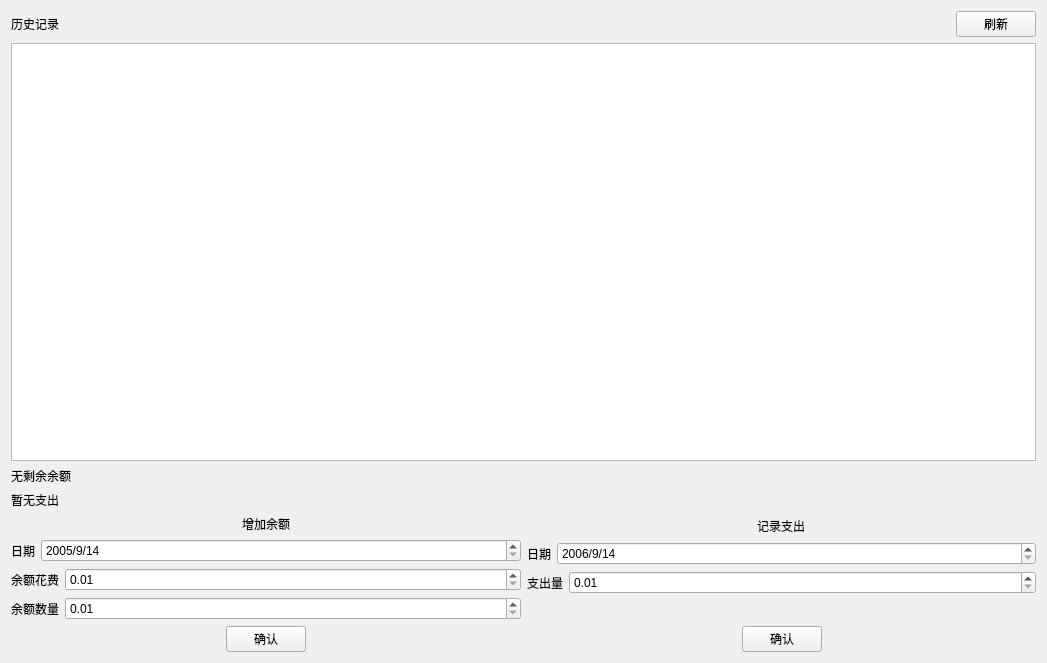
<?xml version="1.0" encoding="UTF-8"?>
<ui version="4.0">
 <class>YDABWidgetClass</class>
 <widget class="QWidget" name="YDABWidgetClass">
  <property name="geometry">
   <rect>
    <x>0</x>
    <y>0</y>
    <width>1047</width>
    <height>663</height>
   </rect>
  </property>
  <property name="windowTitle">
   <string>YDABWidget</string>
  </property>
  <layout class="QVBoxLayout" name="verticalLayout">
   <item>
    <layout class="QHBoxLayout" name="horizontalLayout_10">
     <item>
      <widget class="QLabel" name="label_8">
       <property name="sizePolicy">
        <sizepolicy hsizetype="Expanding" vsizetype="Preferred">
         <horstretch>0</horstretch>
         <verstretch>0</verstretch>
        </sizepolicy>
       </property>
       <property name="text">
        <string>历史记录</string>
       </property>
      </widget>
     </item>
     <item>
      <widget class="QPushButton" name="PushButtonRefresh">
       <property name="text">
        <string>刷新</string>
       </property>
      </widget>
     </item>
    </layout>
   </item>
   <item>
    <widget class="QTableView" name="RecordTableView"/>
   </item>
   <item>
    <widget class="QLabel" name="ImportLabel">
     <property name="text">
      <string>无剩余余额</string>
     </property>
    </widget>
   </item>
   <item>
    <widget class="QLabel" name="ExportLabel">
     <property name="text">
      <string>暂无支出</string>
     </property>
    </widget>
   </item>
   <item>
    <layout class="QHBoxLayout" name="horizontalLayout">
     <item>
      <layout class="QVBoxLayout" name="verticalLayout_3">
       <item alignment="Qt::AlignmentFlag::AlignHCenter">
        <widget class="QLabel" name="Label">
         <property name="text">
          <string>增加余额</string>
         </property>
        </widget>
       </item>
       <item>
        <layout class="QHBoxLayout" name="horizontalLayout_8">
         <item>
          <widget class="QLabel" name="label_6">
           <property name="text">
            <string>日期</string>
           </property>
          </widget>
         </item>
         <item>
          <widget class="QDateEdit" name="ImportDateEdit">
           <property name="sizePolicy">
            <sizepolicy hsizetype="Expanding" vsizetype="Fixed">
             <horstretch>0</horstretch>
             <verstretch>0</verstretch>
            </sizepolicy>
           </property>
           <property name="minimumDate">
            <date>
             <year>2005</year>
             <month>9</month>
             <day>14</day>
            </date>
           </property>
           <property name="displayFormat">
            <string>yyyy/M/d</string>
           </property>
          </widget>
         </item>
        </layout>
       </item>
       <item>
        <layout class="QHBoxLayout" name="horizontalLayout_3">
         <item>
          <widget class="QLabel" name="label_2">
           <property name="text">
            <string>余额花费</string>
           </property>
          </widget>
         </item>
         <item>
          <widget class="QDoubleSpinBox" name="RealImportSpinBox">
           <property name="sizePolicy">
            <sizepolicy hsizetype="Expanding" vsizetype="Fixed">
             <horstretch>0</horstretch>
             <verstretch>0</verstretch>
            </sizepolicy>
           </property>
           <property name="minimum">
            <double>0.010000000000000</double>
           </property>
           <property name="maximum">
            <double>10000.000000000000000</double>
           </property>
           <property name="singleStep">
            <double>0.010000000000000</double>
           </property>
          </widget>
         </item>
        </layout>
       </item>
       <item>
        <layout class="QHBoxLayout" name="horizontalLayout_2">
         <item>
          <widget class="QLabel" name="label">
           <property name="text">
            <string>余额数量</string>
           </property>
          </widget>
         </item>
         <item>
          <widget class="QDoubleSpinBox" name="ImportSpinBox">
           <property name="sizePolicy">
            <sizepolicy hsizetype="Expanding" vsizetype="Fixed">
             <horstretch>0</horstretch>
             <verstretch>0</verstretch>
            </sizepolicy>
           </property>
           <property name="minimum">
            <double>0.010000000000000</double>
           </property>
           <property name="maximum">
            <double>10000.000000000000000</double>
           </property>
           <property name="singleStep">
            <double>0.010000000000000</double>
           </property>
          </widget>
         </item>
        </layout>
       </item>
       <item>
        <layout class="QHBoxLayout" name="horizontalLayout_4">
         <item>
          <spacer name="horizontalSpacer">
           <property name="orientation">
            <enum>Qt::Orientation::Horizontal</enum>
           </property>
           <property name="sizeHint" stdset="0">
            <size>
             <width>40</width>
             <height>20</height>
            </size>
           </property>
          </spacer>
         </item>
         <item>
          <widget class="QPushButton" name="PushButtonAddImport">
           <property name="text">
            <string>确认</string>
           </property>
          </widget>
         </item>
         <item>
          <spacer name="horizontalSpacer_2">
           <property name="orientation">
            <enum>Qt::Orientation::Horizontal</enum>
           </property>
           <property name="sizeHint" stdset="0">
            <size>
             <width>40</width>
             <height>20</height>
            </size>
           </property>
          </spacer>
         </item>
        </layout>
       </item>
      </layout>
     </item>
     <item>
      <layout class="QVBoxLayout" name="verticalLayout_2">
       <item alignment="Qt::AlignmentFlag::AlignHCenter">
        <widget class="QLabel" name="label_4">
         <property name="text">
          <string>记录支出</string>
         </property>
        </widget>
       </item>
       <item>
        <layout class="QHBoxLayout" name="horizontalLayout_9">
         <item>
          <widget class="QLabel" name="label_7">
           <property name="text">
            <string>日期</string>
           </property>
          </widget>
         </item>
         <item>
          <widget class="QDateEdit" name="ExportDateEdit">
           <property name="sizePolicy">
            <sizepolicy hsizetype="Expanding" vsizetype="Fixed">
             <horstretch>0</horstretch>
             <verstretch>0</verstretch>
            </sizepolicy>
           </property>
           <property name="minimumDate">
            <date>
             <year>2006</year>
             <month>9</month>
             <day>14</day>
            </date>
           </property>
           <property name="displayFormat">
            <string>yyyy/M/d</string>
           </property>
          </widget>
         </item>
        </layout>
       </item>
       <item>
        <layout class="QHBoxLayout" name="horizontalLayout_6">
         <item>
          <widget class="QLabel" name="label_3">
           <property name="text">
            <string>支出量</string>
           </property>
          </widget>
         </item>
         <item>
          <widget class="QDoubleSpinBox" name="ExportSpinBox">
           <property name="sizePolicy">
            <sizepolicy hsizetype="Expanding" vsizetype="Fixed">
             <horstretch>0</horstretch>
             <verstretch>0</verstretch>
            </sizepolicy>
           </property>
           <property name="minimum">
            <double>0.010000000000000</double>
           </property>
           <property name="maximum">
            <double>10000.000000000000000</double>
           </property>
           <property name="singleStep">
            <double>0.010000000000000</double>
           </property>
          </widget>
         </item>
        </layout>
       </item>
       <item>
        <layout class="QHBoxLayout" name="horizontalLayout_7">
         <item>
          <widget class="QLabel" name="label_5">
           <property name="text">
            <string/>
           </property>
          </widget>
         </item>
        </layout>
       </item>
       <item>
        <layout class="QHBoxLayout" name="horizontalLayout_5">
         <item>
          <spacer name="horizontalSpacer_4">
           <property name="orientation">
            <enum>Qt::Orientation::Horizontal</enum>
           </property>
           <property name="sizeHint" stdset="0">
            <size>
             <width>40</width>
             <height>20</height>
            </size>
           </property>
          </spacer>
         </item>
         <item>
          <widget class="QPushButton" name="PushButtonAddExport">
           <property name="text">
            <string>确认</string>
           </property>
          </widget>
         </item>
         <item>
          <spacer name="horizontalSpacer_3">
           <property name="orientation">
            <enum>Qt::Orientation::Horizontal</enum>
           </property>
           <property name="sizeHint" stdset="0">
            <size>
             <width>40</width>
             <height>20</height>
            </size>
           </property>
          </spacer>
         </item>
        </layout>
       </item>
      </layout>
     </item>
    </layout>
   </item>
  </layout>
 </widget>
 <layoutdefault spacing="6" margin="11"/>
 <resources/>
 <connections/>
</ui>
